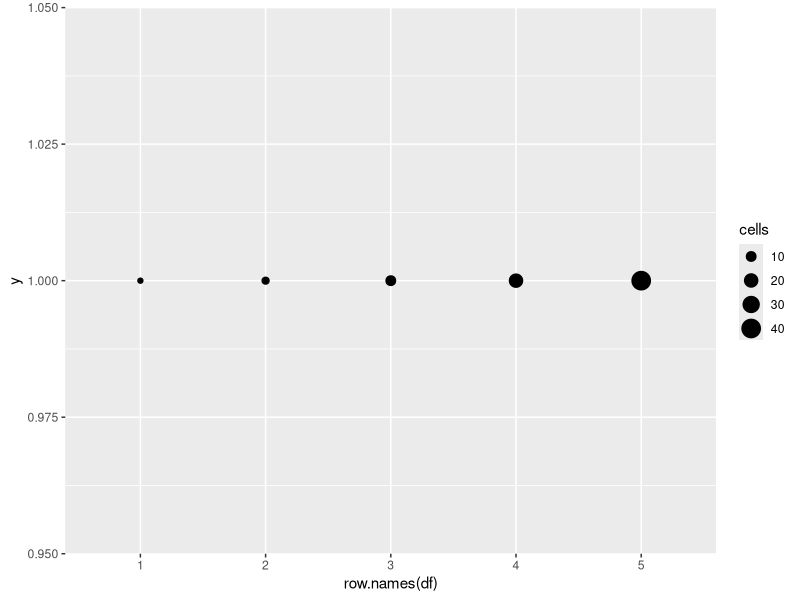
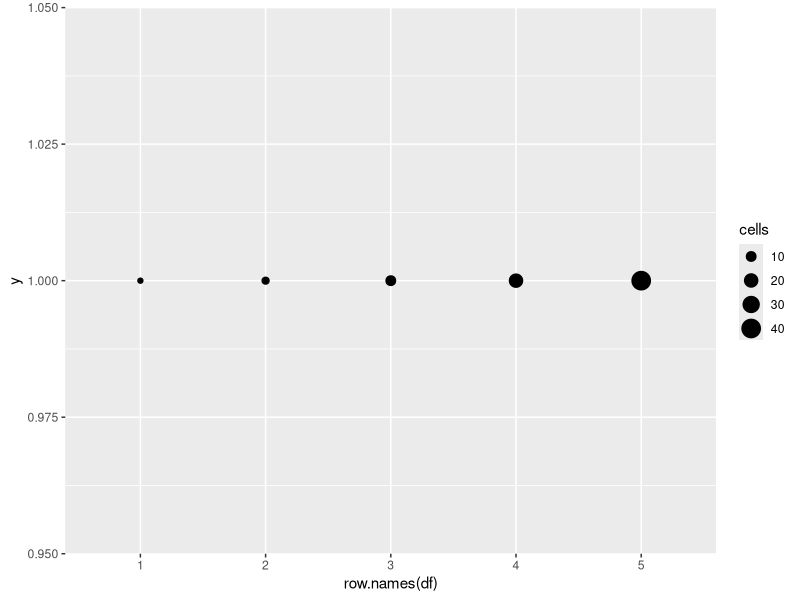

R code for these plots, in order:
library(ggplot2)

cells <- c(2.5,5,10,20,40)
df <- data.frame(cells)

p <- ggplot(df, aes(x = row.names(df), y = 1,
                    size = cells)) + 
  geom_point()

p + scale_size_area()


ggsave('compare_area.png',
       dpi = 300,
       width = 10,
       height = 3,
       type = "cairo-png")
	   
# I missed adding the size parameter to the aes in ggplot line !!!